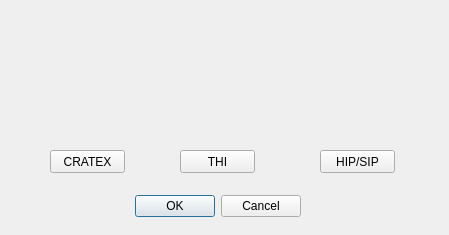
<?xml version="1.0" encoding="UTF-8"?>
<ui version="4.0">
 <class>dlgPAYLOADS</class>
 <widget class="QWidget" name="dlgPAYLOADS">
  <property name="geometry">
   <rect>
    <x>0</x>
    <y>0</y>
    <width>449</width>
    <height>235</height>
   </rect>
  </property>
  <property name="windowTitle">
   <string>Dialog</string>
  </property>
  <widget class="QDialogButtonBox" name="buttonBox">
   <property name="geometry">
    <rect>
     <x>-40</x>
     <y>190</y>
     <width>341</width>
     <height>32</height>
    </rect>
   </property>
   <property name="orientation">
    <enum>Qt::Horizontal</enum>
   </property>
   <property name="standardButtons">
    <set>QDialogButtonBox::Cancel|QDialogButtonBox::Ok</set>
   </property>
  </widget>
  <widget class="QPushButton" name="HIP_SIP">
   <property name="geometry">
    <rect>
     <x>320</x>
     <y>150</y>
     <width>75</width>
     <height>23</height>
    </rect>
   </property>
   <property name="text">
    <string>HIP/SIP</string>
   </property>
  </widget>
  <widget class="QPushButton" name="THI">
   <property name="geometry">
    <rect>
     <x>180</x>
     <y>150</y>
     <width>75</width>
     <height>23</height>
    </rect>
   </property>
   <property name="text">
    <string>THI</string>
   </property>
  </widget>
  <widget class="QPushButton" name="CRATEX">
   <property name="geometry">
    <rect>
     <x>50</x>
     <y>150</y>
     <width>75</width>
     <height>23</height>
    </rect>
   </property>
   <property name="text">
    <string>CRATEX</string>
   </property>
  </widget>
  <widget class="QLabel" name="label_3">
   <property name="geometry">
    <rect>
     <x>300</x>
     <y>50</y>
     <width>131</width>
     <height>91</height>
    </rect>
   </property>
   <property name="text">
    <string/>
   </property>
   <property name="pixmap">
    <pixmap resource="resources/MOST_res.qrc">:/hawaii_001.bmp</pixmap>
   </property>
   <property name="scaledContents">
    <bool>true</bool>
   </property>
  </widget>
  <widget class="QLabel" name="label_2">
   <property name="geometry">
    <rect>
     <x>180</x>
     <y>30</y>
     <width>81</width>
     <height>111</height>
    </rect>
   </property>
   <property name="text">
    <string/>
   </property>
   <property name="pixmap">
    <pixmap resource="resources/MOST_res.qrc">:/THI.bmp</pixmap>
   </property>
   <property name="scaledContents">
    <bool>true</bool>
   </property>
  </widget>
  <widget class="QLabel" name="label">
   <property name="geometry">
    <rect>
     <x>20</x>
     <y>50</y>
     <width>121</width>
     <height>91</height>
    </rect>
   </property>
   <property name="text">
    <string/>
   </property>
   <property name="pixmap">
    <pixmap resource="resources/MOST_res.qrc">:/CRATEX.bmp</pixmap>
   </property>
   <property name="scaledContents">
    <bool>true</bool>
   </property>
  </widget>
 </widget>
 <resources>
  <include location="resources/MOST_res.qrc"/>
 </resources>
 <connections>
  <connection>
   <sender>buttonBox</sender>
   <signal>accepted()</signal>
   <receiver>dlgPAYLOADS</receiver>
   <slot>accept()</slot>
   <hints>
    <hint type="sourcelabel">
     <x>248</x>
     <y>254</y>
    </hint>
    <hint type="destinationlabel">
     <x>157</x>
     <y>274</y>
    </hint>
   </hints>
  </connection>
  <connection>
   <sender>buttonBox</sender>
   <signal>rejected()</signal>
   <receiver>dlgPAYLOADS</receiver>
   <slot>reject()</slot>
   <hints>
    <hint type="sourcelabel">
     <x>316</x>
     <y>260</y>
    </hint>
    <hint type="destinationlabel">
     <x>286</x>
     <y>274</y>
    </hint>
   </hints>
  </connection>
 </connections>
</ui>
